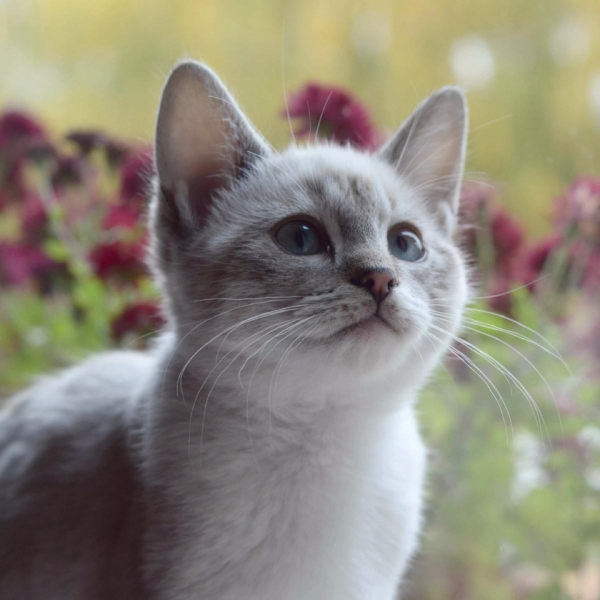
#> input picture img/cat.jpg, 1200 x 1200 px (shown at 1/2 size)
$ python Scipy_test.py   (Python 2 division)   (older library calls are emulated)
#> lines starting #> are read from the running program, lines starting #| are printed output that depends on the picture
import numpy as np
from scipy.misc import imread,imsave,imresize
import matplotlib.pyplot as plt

#Read an JPEG image to a numpy array

img = imread("img/cat.jpg");
#> img is the input picture: shape (1200, 1200, 3); mean R, G, B 141.7, 136.3, 122.6
print img.dtype,img.shape
#| uint8 (1200, 1200, 3)

# show the original image
plt.subplot(1,2,1)
plt.imshow(img)

img_tinted = img * [1,0.95,0.9]
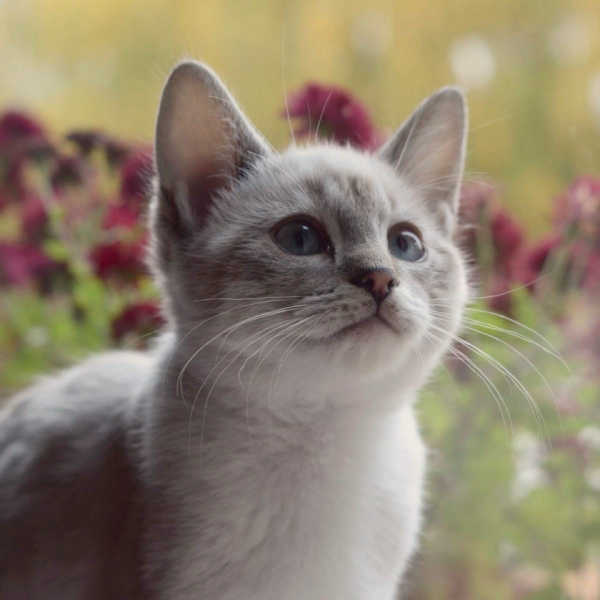
#> img_tinted: shape (1200, 1200, 3) float64 (shown at 1/2 size); mean R, G, B 141.7, 129.5, 110.3

#show the tinted image
plt.subplot(1,2,2)

plt.imshow(np.uint8(img_tinted))
plt.show()
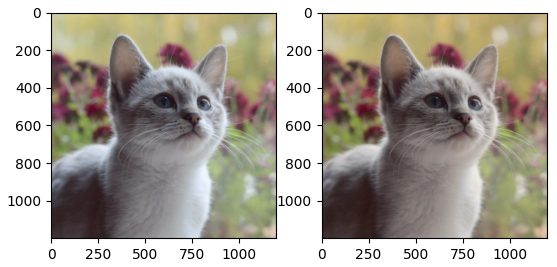
#> figure drawn by matplotlib, 2 panels

# img_tinted = imresize(img_tinted,(1200,1200))
#
# imsave("img/cat_tinted.jpg" , img_tinted)
